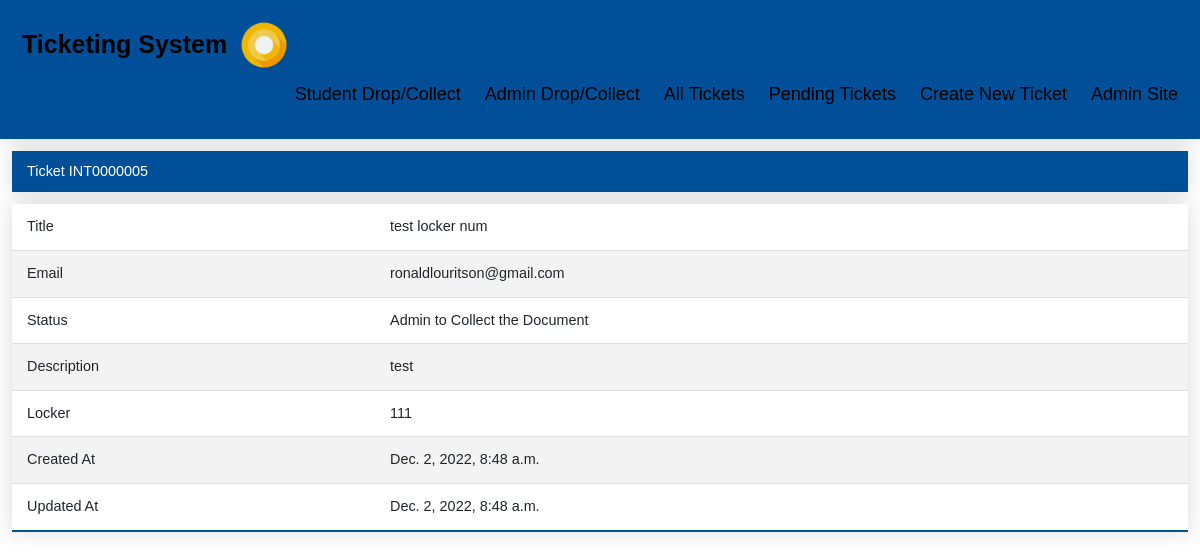
The app's page /ticket/details_all/5 with its own data.
### ticketApp/models.py (models this page shows)
class Ticket(models.Model):
	title = models.CharField(max_length=100)
	requester_email = models.EmailField(blank=True,null=True)
	status = models.CharField(max_length=60, choices=TicketStatus.choices, default=TicketStatus.STUDENT_TO_DROP)
	description = models.TextField()
	locker_num = models.ForeignKey('Locker', limit_choices_to={'locker_status': 'Available'}, null=True, blank=True, default=None, on_delete=models.CASCADE)
	tag_num = models.IntegerField(blank=True,null=True,default=None)
	created_at = models.DateTimeField('created at', auto_now_add=True)
	updated_at = models.DateTimeField('updated at', auto_now=True)

class Locker(models.Model):
	locker_num = models.IntegerField(blank=True,null=True)
	locker_status = models.CharField(max_length=15, choices=LockerStatus.choices, default=LockerStatus.AVAILABLE)
	locker_available = models.BooleanField(default=True)
	created_at = models.DateTimeField('created at', auto_now_add=True)
	updated_at = models.DateTimeField('updated at', auto_now=True)
	def __str__(self):
		return str(self.locker_num)

### ticketApp/views.py (the view)
# urls.py: path('ticket/details_all/<int:ticket_id>', views.ticket_by_id_cnt_edit, name='ticket_by_id_cnt_edit'),
def ticket_by_id_cnt_edit(request, ticket_id):
	ticket = Ticket.objects.get(pk=ticket_id)
	return render(request, 'ticket_by_id_cnt_edit.html', {'ticket':ticket})

### ticketApp/templates/ticket_by_id_cnt_edit.html (shortened to what this page needs)
{% extends 'base.html' %}
{% block content %}
	<div class="ticket">
		<table class="styled-table">
		<h2> Ticket INT{{ticket.id|stringformat:"07d"}}</h2>
		<tbody>
			<tr>
				<td>Title</td>
				<td>{{ticket.title}}</td>
			</tr>
			<tr>
				<td>Email</td>
				<td>{{ticket.requester_email}}</td>
			</tr>
			<tr>
				<td>Status</td>
				<td>{{ticket.status}}</td>
			</tr>
			<tr>
				<td>Description</td>
				<td>{{ticket.description}}</td>
			</tr>
			<tr>
				<td>Locker</td>
				<td>{{ticket.locker_num}}</td>
			</tr>
			<tr>
				<td>Created At</td>
				<td>{{ticket.created_at}}</td>
			</tr>
			<tr>
				<td>Updated At</td>
				<td>{{ticket.updated_at}}</td>
			</tr>
		</tbody>
		</table>
	</div>
{% endblock %}

### static/style.css (style rules this page uses)
.styled-table { border-collapse: collapse; margin: 25px 0; width:98%; margin-top: 1%; margin-left:1%; margin-right:1%; font-size: 0.9em; font-family: sans-serif; min-width: 200px; box-shadow: 0 0 20px rgba(0, 0, 0, 0.15); }
.styled-table th, .styled-table td { padding: 12px 15px; }
.styled-table tbody tr { border-bottom: 1px solid #dddddd; }
.styled-table tbody tr:nth-of-type(even) { background-color: #f3f3f3; }
.styled-table tbody tr:last-of-type { border-bottom: 2px solid #004f98; }
.ticket h2 { background-color: #004f98; color: #ffffff; text-align: left; box-shadow: 0 0 20px rgba(0, 0, 0, 0.15); padding: 12px 15px; margin-top: 1%; margin-left:1%; margin-right: 1%; font-size: 0.9em; font-family: sans-serif; min-width: 200px; }

### records on screen
Ticket: id "0000005", title "test locker num", requester_email "ronaldlouritson@gmail.com", status "Admin to Collect the Document", description "test", locker_num "111", created_at "Dec. 2, 2022, 8:48 a.m.", updated_at "Dec. 2, 2022, 8:48 a.m."
